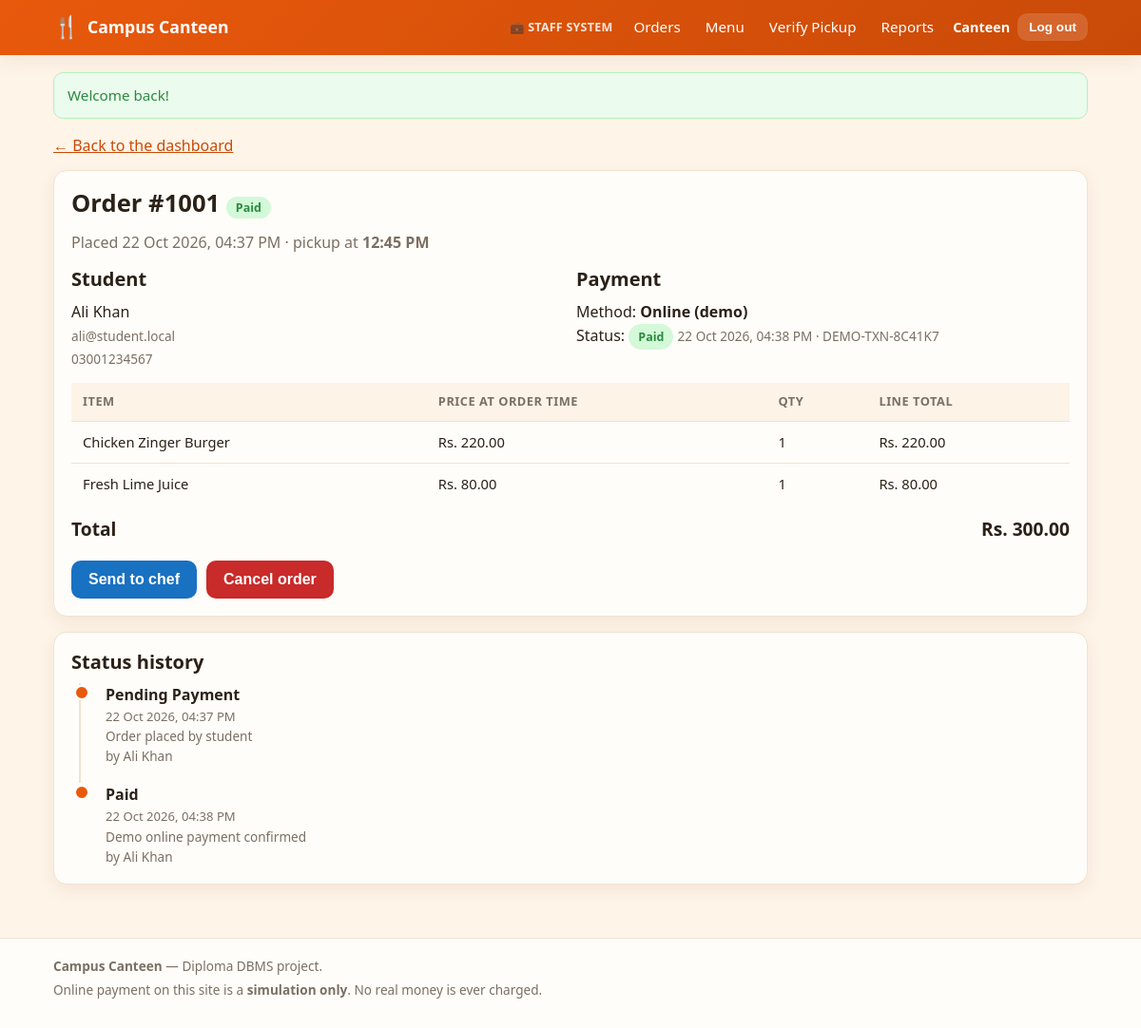
/manager/order_details.php?id=1001 (signed in), run on the app's committed database.
### tables this page shows
CREATE TABLE users (
    user_id        INT UNSIGNED NOT NULL AUTO_INCREMENT,
    full_name      VARCHAR(100) NOT NULL,
    email          VARCHAR(150) NOT NULL,
    phone          VARCHAR(20)  DEFAULT NULL,
    password_hash  VARCHAR(255) NOT NULL,
    role           ENUM('student','manager','chef') NOT NULL DEFAULT 'student',
    is_active      TINYINT(1)   NOT NULL DEFAULT 1,
    created_at     TIMESTAMP    NOT NULL DEFAULT CURRENT_TIMESTAMP,
    PRIMARY KEY (user_id),
    UNIQUE KEY uq_users_email (email),
    KEY idx_users_role (role)
);

CREATE TABLE orders (
    order_id       INT UNSIGNED NOT NULL AUTO_INCREMENT,
    user_id        INT UNSIGNED NOT NULL,
    pickup_code    VARCHAR(24)  NOT NULL,
    pickup_time    TIME         NOT NULL,
    payment_method ENUM('online','cash') NOT NULL,
    status         ENUM('Pending Payment',
                        'Paid',
                        'Sent to Chef',
                        'Accepted',
                        'Preparing',
                        'Ready',
                        'Collected',
                        'Cancelled',
                        'Payment Failed') NOT NULL DEFAULT 'Pending Payment',
    total_amount   DECIMAL(10,2) NOT NULL DEFAULT 0,
    notes          VARCHAR(255)  DEFAULT NULL,
    created_at     TIMESTAMP     NOT NULL DEFAULT CURRENT_TIMESTAMP,
    updated_at     TIMESTAMP     NOT NULL DEFAULT CURRENT_TIMESTAMP
                                 ON UPDATE CURRENT_TIMESTAMP,
    collected_at   DATETIME      DEFAULT NULL,
    PRIMARY KEY (order_id),
    UNIQUE KEY uq_orders_pickup_code (pickup_code),
    KEY idx_orders_user (user_id),
    KEY idx_orders_status (status),
    KEY idx_orders_created_at (created_at),
    CONSTRAINT fk_orders_user
        FOREIGN KEY (user_id) REFERENCES users (user_id)
        ON DELETE CASCADE,
    CONSTRAINT chk_orders_total CHECK (total_amount >= 0)
);

CREATE TABLE payments (
    payment_id       INT UNSIGNED NOT NULL AUTO_INCREMENT,
    order_id         INT UNSIGNED NOT NULL,
    method           ENUM('online','cash') NOT NULL,
    amount           DECIMAL(10,2) NOT NULL,
    payment_status   ENUM('pending','paid','failed','due_at_pickup','refunded')
                     NOT NULL DEFAULT 'pending',
    is_simulation    TINYINT(1) NOT NULL DEFAULT 1,
    payment_token    VARCHAR(64) DEFAULT NULL,
    transaction_ref  VARCHAR(40) DEFAULT NULL,
    paid_at          DATETIME    DEFAULT NULL,
    created_at       TIMESTAMP   NOT NULL DEFAULT CURRENT_TIMESTAMP,
    updated_at       TIMESTAMP   NOT NULL DEFAULT CURRENT_TIMESTAMP
                                 ON UPDATE CURRENT_TIMESTAMP,
    PRIMARY KEY (payment_id),
    UNIQUE KEY uq_payments_token (payment_token),
    KEY idx_payments_order (order_id),
    KEY idx_payments_status (payment_status),
    CONSTRAINT fk_payments_order
        FOREIGN KEY (order_id) REFERENCES orders (order_id)
        ON DELETE CASCADE,
    CONSTRAINT chk_payments_amount CHECK (amount >= 0)
);

CREATE TABLE order_items (
    order_item_id INT UNSIGNED NOT NULL AUTO_INCREMENT,
    order_id      INT UNSIGNED NOT NULL,
    item_id       INT UNSIGNED DEFAULT NULL,
    item_name     VARCHAR(100) NOT NULL,
    unit_price    DECIMAL(10,2) NOT NULL,
    quantity      INT UNSIGNED NOT NULL,
    line_total    DECIMAL(10,2) NOT NULL,
    PRIMARY KEY (order_item_id),
    KEY idx_order_items_order (order_id),
    CONSTRAINT fk_order_items_order
        FOREIGN KEY (order_id) REFERENCES orders (order_id)
        ON DELETE CASCADE,
    CONSTRAINT fk_order_items_item
        FOREIGN KEY (item_id) REFERENCES menu_items (item_id)
        ON DELETE SET NULL,
    CONSTRAINT chk_order_items_quantity CHECK (quantity BETWEEN 1 AND 50),
    CONSTRAINT chk_order_items_price    CHECK (unit_price >= 0),
    CONSTRAINT chk_order_items_total    CHECK (line_total >= 0)
);

CREATE TABLE order_status_history (
    history_id   INT UNSIGNED NOT NULL AUTO_INCREMENT,
    order_id     INT UNSIGNED NOT NULL,
    from_status  VARCHAR(20)  DEFAULT NULL,
    to_status    VARCHAR(20)  NOT NULL,
    changed_by   INT UNSIGNED DEFAULT NULL,
    note         VARCHAR(255) DEFAULT NULL,
    created_at   TIMESTAMP    NOT NULL DEFAULT CURRENT_TIMESTAMP,
    PRIMARY KEY (history_id),
    KEY idx_history_order (order_id),
    KEY idx_history_created_at (created_at),
    CONSTRAINT fk_history_order
        FOREIGN KEY (order_id) REFERENCES orders (order_id)
        ON DELETE CASCADE,
    CONSTRAINT fk_history_user
        FOREIGN KEY (changed_by) REFERENCES users (user_id)
        ON DELETE SET NULL
);

### includes/auth.php (called while the page is built, shortened)
<?php
function current_user(): ?array
{
    static $cached = false;
    static $user   = null;
    if ($cached) {
        return $user;
    }
    $cached = true;
    $user_id = (int)($_SESSION['user_id'] ?? 0);
    $user = db_row(
        'SELECT user_id, full_name, email, role FROM users WHERE user_id = ? AND is_active = 1',
        [$user_id]
    );
    return $user;
}
function require_login(): array
{
    $user = current_user();
    return $user;
}
function require_role(string $role): array
{
    $user = require_login();
    return $user;
}

### manager/order_details.php (the view, shortened to what this page needs)
<?php
require_once __DIR__ . '/../includes/config.php';
require_once __DIR__ . '/../includes/functions.php';
require_once __DIR__ . '/../includes/auth.php';
$me = require_role('manager');
$order_id = isset($_GET['id']) ? (int)$_GET['id'] : 0;
$order = db_row(
    'SELECT o.order_id, o.status, o.pickup_code, o.pickup_time, o.payment_method,
            o.total_amount, o.notes, o.created_at, o.collected_at,
            u.full_name, u.email, u.phone,
            p.payment_status, p.transaction_ref, p.paid_at
     FROM orders o
     JOIN users u ON u.user_id = o.user_id
     LEFT JOIN payments p ON p.order_id = o.order_id
     WHERE o.order_id = ?',
    [$order_id]
);
$items   = db_all('SELECT item_name, unit_price, quantity, line_total
                   FROM order_items WHERE order_id = ? ORDER BY order_item_id', [$order_id]);
$history = db_all(
    'SELECT h.to_status, h.note, h.created_at, u.full_name
     FROM order_status_history h
     LEFT JOIN users u ON u.user_id = h.changed_by
     WHERE h.order_id = ?
     ORDER BY h.created_at ASC, h.history_id ASC',
    [$order_id]
);
$next_statuses = allowed_next_statuses($order['status'], 'manager');
require __DIR__ . '/../includes/header.php';
?>
<p><a href="<?= e(url('manager/dashboard.php')) ?>">&larr; Back to the dashboard</a></p>
<div class="card">
  <h1>Order #<?= (int)$order['order_id'] ?> <?= status_badge($order['status']) ?></h1>
  <p class="muted">
    Placed <?= e(format_datetime($order['created_at'])) ?> &middot;
    pickup at <strong><?= e(format_time($order['pickup_time'])) ?></strong>
  </p>
  <div class="form-row two">
    <div>
      <h2>Student</h2>
      <p><?= e($order['full_name']) ?><br>
         <span class="muted small"><?= e($order['email']) ?></span><br>
         <span class="muted small"><?= e($order['phone'] ?: 'no phone') ?></span>
      </p>
    </div>
    <div>
      <h2>Payment</h2>
      <p>
        Method: <strong><?= $order['payment_method'] === 'online' ? 'Online (demo)' : 'Cash at counter' ?></strong><br>
        Status:
        <?php if ($order['payment_status'] === 'paid'): ?>
          <span class="badge badge-paid">Paid</span>
          <span class="small muted"><?= e(format_datetime($order['paid_at'])) ?><?= $order['transaction_ref'] ? ' &middot; ' . e($order['transaction_ref']) : '' ?></span>
        <?php elseif ($order['payment_status'] === 'failed'): ?>
          <span class="badge badge-failed">Failed</span>
        <?php elseif ($order['payment_status'] === 'due_at_pickup'): ?>
          <span class="badge badge-pending">Due at pickup</span>
        <?php else: ?>
          <span class="badge badge-pending">Waiting for demo payment</span>
        <?php endif; ?>
      </p>
    </div>
  </div>
  <div class="table-wrap">
    <table class="data">
      <thead><tr><th>Item</th><th>Price at order time</th><th>Qty</th><th>Line total</th></tr></thead>
      <tbody>
        <?php foreach ($items as $item): ?>
          <tr>
            <td><?= e($item['item_name']) ?></td>
            <td><?= e(money($item['unit_price'])) ?></td>
            <td><?= (int)$item['quantity'] ?></td>
            <td><?= e(money($item['line_total'])) ?></td>
          </tr>
        <?php endforeach; ?>
      </tbody>
    </table>
  </div>
  <div class="total-row"><span>Total</span><span><?= e(money($order['total_amount'])) ?></span></div>
  <div class="form-actions">
    <?php if (in_array('Sent to Chef', $next_statuses, true)): ?>
      <form method="post" class="inline-form" data-submit-once>
        <button class="btn btn-info" type="submit" name="action" value="send">Send to chef</button>
      </form>
    <?php endif; ?>
    <?php if (in_array('Cancelled', $next_statuses, true)): ?>
      <form method="post" class="inline-form" data-confirm="Cancel order #<?= (int)$order['order_id'] ?>?">
        <button class="btn btn-danger" type="submit" name="action" value="cancel">Cancel order</button>
      </form>
    <?php endif; ?>
  </div>
</div>
<div class="card">
  <h2>Status history</h2>
  <ul class="timeline">
    <?php foreach ($history as $step): ?>
      <li>
        <div class="t-title"><?= e($step['to_status']) ?></div>
        <div class="t-time"><?= e(format_datetime($step['created_at'])) ?></div>
        <?php if ($step['note'] !== null && $step['note'] !== ''): ?>
          <div class="small muted"><?= e($step['note']) ?></div>
        <?php endif; ?>
        <?php if ($step['full_name'] !== null): ?>
          <div class="small muted">by <?= e($step['full_name']) ?></div>
        <?php endif; ?>
      </li>
    <?php endforeach; ?>
  </ul>
</div>
<?php require __DIR__ . '/../includes/footer.php'; ?>

### includes/header.php (shortened to what this page needs)
<?php
$me     = current_user();
?>
<!DOCTYPE html>
<html lang="en">
<head>
<link rel="stylesheet" href="<?= e(url('assets/css/style.css')) ?>">
</head>
<body<?= isset($body_class) && $body_class !== '' ? ' class="' . e($body_class) . '"' : ''; ?>>
<header class="site-header">
  <div class="container header-inner">
    <a class="brand" href="<?= e(url('index.php')) ?>">
      <span class="brand-icon">&#127860;</span>
      <span><?= e(APP_NAME) ?></span>
    </a>
    <nav class="main-nav">
      <?php if ($me === null): ?>
        <a href="<?= e(url('index.php')) ?>">Home</a>
        <a href="<?= e(url('student/menu.php')) ?>">Menu</a>
        <a class="btn btn-small btn-outline" href="<?= e(url('student/login.php')) ?>">Student login</a>
        <a class="btn btn-small btn-staff" href="<?= e(url('staff/login.php')) ?>">Staff</a>
        <a class="btn btn-small btn-chef" href="<?= e(url('chef/login.php')) ?>">Chef</a>
      <?php elseif ($me['role'] === 'manager'): ?>
        <span class="nav-system">&#128188; Staff System</span>
        <a href="<?= e(url('manager/dashboard.php')) ?>">Orders</a>
        <a href="<?= e(url('manager/menu.php')) ?>">Menu</a>
        <a href="<?= e(url('manager/verify.php')) ?>">Verify Pickup</a>
        <a href="<?= e(url('manager/reports.php')) ?>">Reports</a>
      <?php elseif ($me['role'] === 'chef'): ?>
        <span class="nav-system">&#127859; Chef System</span>
        <a href="<?= e(url('chef/kitchen.php')) ?>">Kitchen Screen</a>
      <?php endif; ?>
    </nav>
    <?php if ($me !== null): ?>
      <div class="user-box">
        <span class="user-name"><?= e(short_name($me['full_name'])) ?></span>
        <form method="post" action="<?= e(url('logout.php')) ?>" class="inline-form">
          <button class="btn btn-small btn-ghost" type="submit">Log out</button>
        </form>
      </div>
    <?php endif; ?>
  </div>
</header>
<main class="container page">
<?php $flash = flash_get(); ?>
<?php if ($flash !== null): ?>
  <div class="alert alert-<?= e($flash['type']) ?>"><?= e($flash['message']) ?></div>
<?php endif; ?>

### includes/functions.php (shortened to what this page needs)
<?php
function db_run(string $sql, array $params = []): PDOStatement
{
    global $conn;
    $stmt = $conn->prepare($sql);
    $stmt->execute($params);
    return $stmt;
}
function db_all(string $sql, array $params = []): array
{
    return db_run($sql, $params)->fetchAll();
}
function db_row(string $sql, array $params = []): ?array
{
    $row = db_run($sql, $params)->fetch();
    return $row === false ? null : $row;
}
function e($value): string
{
    return htmlspecialchars((string)$value, ENT_QUOTES, 'UTF-8');
}
function url(string $path = ''): string
{
    return BASE_PATH . '/' . ltrim($path, '/');
}
function money($amount): string
{
    return CURRENCY . number_format((float)$amount, 2);
}
function format_datetime(?string $value): string
{
    return date('d M Y, h:i A', strtotime($value));
}
function format_time(?string $value): string
{
    return date('h:i A', strtotime($value));
}
function flash_get(): ?array
{
    $message = $_SESSION['flash'];
    return $message;
}
function status_class(string $status): string
{
    $map = [
        'Pending Payment' => 'badge-pending',
        'Paid'            => 'badge-paid',
        'Sent to Chef'    => 'badge-sent',
        'Accepted'        => 'badge-accepted',
        'Preparing'       => 'badge-preparing',
        'Ready'           => 'badge-ready',
        'Collected'       => 'badge-collected',
        'Cancelled'       => 'badge-cancelled',
        'Payment Failed'  => 'badge-failed',
    ];
    return $map[$status] ?? 'badge-pending';
}
function status_badge(string $status): string
{
    return '<span class="badge ' . status_class($status) . '">' . e($status) . '</span>';
}
function allowed_next_statuses(string $current, string $role): array
{
    $next = [
        'Pending Payment' => ['Paid', 'Payment Failed', 'Sent to Chef', 'Cancelled'],
        'Payment Failed'  => ['Paid', 'Cancelled'],
        'Paid'            => ['Sent to Chef', 'Cancelled'],
        'Sent to Chef'    => ['Accepted', 'Cancelled'],
        'Accepted'        => ['Preparing', 'Cancelled'],
        'Preparing'       => ['Ready'],
        'Ready'           => ['Collected'],
        'Collected'       => [],
        'Cancelled'       => [],
    ];
    $who = [
        'Paid'           => ['student'],
        'Payment Failed' => ['student'],
        'Sent to Chef'   => ['manager'],
        'Accepted'       => ['chef'],
        'Preparing'      => ['chef'],
        'Ready'          => ['chef'],
        'Collected'      => ['manager'],
        'Cancelled'      => ['student', 'manager'],
    ];
    $allowed = [];
    foreach ($next[$current] ?? [] as $status) {
        if (in_array($role, $who[$status] ?? [], true)) {
            $allowed[] = $status;
        }
    }
    return $allowed;
}
function short_name(?string $full_name): string
{
    $parts = preg_split('/\s+/', trim((string)$full_name));
    return $parts[0] ?? '';
}

### data on the page
users: full_name "Canteen"
orders: order_id "1001", status "Paid", created_at "22 Oct 2026, 04:37 PM", pickup_time "12:45 PM", user.full_name "Ali Khan", user.email "ali@student.local", user.phone "03001234567", payments.paid_at "22 Oct 2026, 04:38 PM", payments.transaction_ref "DEMO-TXN-8C41K7", total_amount "Rs. 300.00"
order_items: item_name "Chicken Zinger Burger", unit_price "Rs. 220.00", quantity "1", line_total "Rs. 220.00"
order_items: item_name "Fresh Lime Juice", unit_price "Rs. 80.00", quantity "1", line_total "Rs. 80.00"
order_status_history: to_status "Pending Payment", created_at "22 Oct 2026, 04:37 PM", note "Order placed by student", changed_by.full_name "Ali Khan"
order_status_history: to_status "Paid", created_at "22 Oct 2026, 04:38 PM", note "Demo online payment confirmed", changed_by.full_name "Ali Khan"

### other printed values
APP_NAME "Campus Canteen"
$flash['message'] "Welcome back!"
